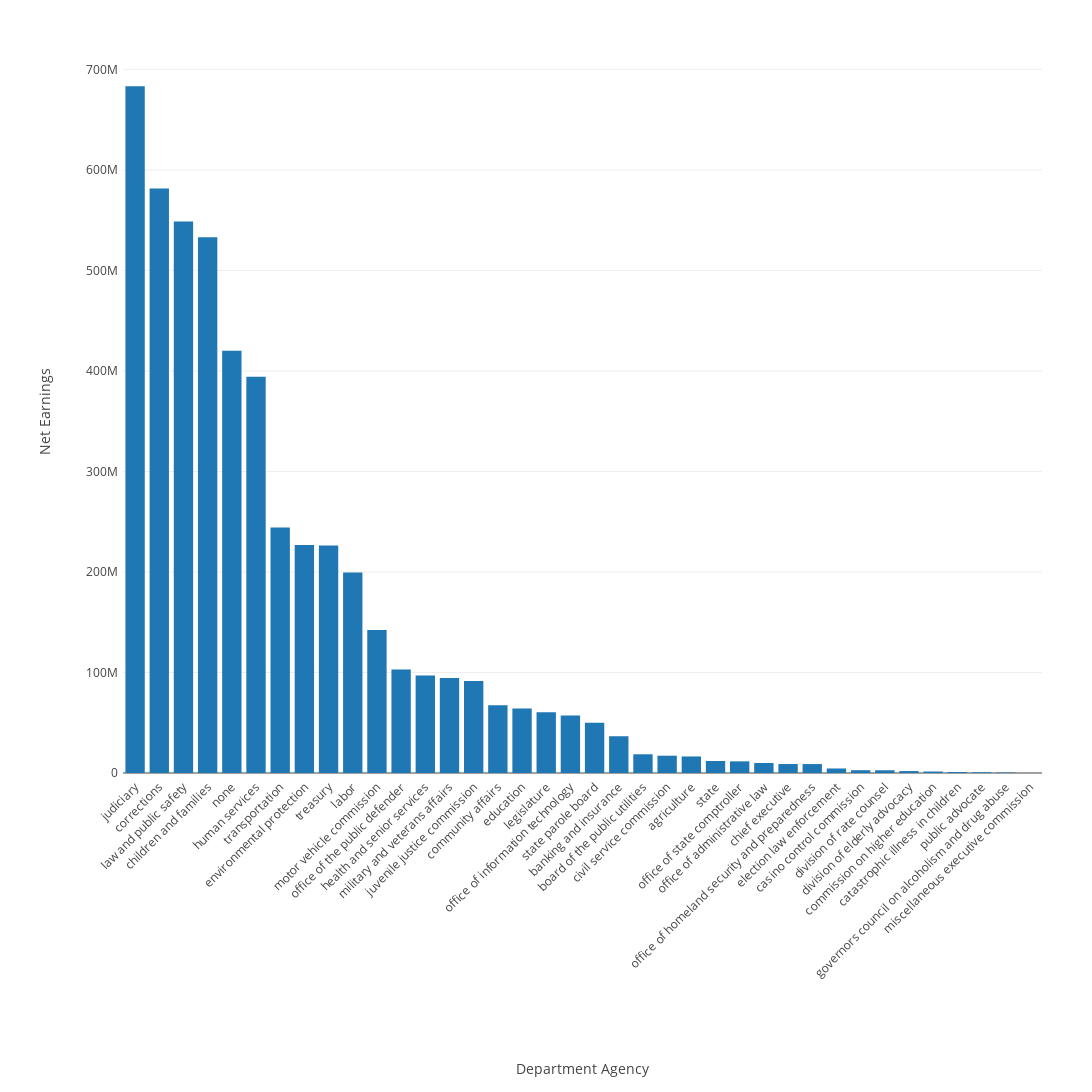

The notebook cell this image was saved under:
### Code cell
init_notebook_mode(connected=True)
data = [go.Bar(
            x=a.index,
            y=a['master_ytd_earnings']
    )]
layout = go.Layout(
    autosize=False,
    width=2000,
    height=1200,
    xaxis=dict(
        title = ''.join(['Department Agency'] + [u'\xa0'] * 20 + [u'\n\xa0'] * 10),
        tickangle=-45,
        tickprefix= u'\xa0' * 30 + '\n' * 10,
        automargin=True
    ),
    yaxis=dict(
        title = 'Net Earnings',
        tickprefix= ' ' * 10,
        automargin=True
    ),
    margin=go.layout.Margin(
        l=100,
        r=50,
        b=250,
        t=50,
        pad=4
    ),
    barmode='group',
)
fig = go.Figure(data=data, layout=layout)
iplot(fig)

### Figure 1 — Plotly figure (JSON) as saved in the notebook; plotly's stock layout.template omitted (floating-point values rounded to 4 significant figures)
{"data": [{"type": "bar", "uid": "24c1b8fd-0fb1-4abb-a2b4-a43c8b5925a1", "x": ["judiciary", "corrections", "law and public safety", "children and families", "none", "human services", "transportation", "environmental protection", "treasury", "labor", "motor vehicle commission", "office of the public defender", "health and senior services", "military and veterans affairs", "juvenile justice commission", "community affairs", "education", "legislature", "office of information technology", "state parole board", "banking and insurance", "board of the public utilities", "civil service commission", "agriculture", "state", "office of state comptroller", "office of administrative law", "chief executive", "office of homeland security and preparedness", "election law enforcement", "casino control commission", "division of rate counsel", "division of elderly advocacy", "commission on higher education", "catastrophic illness in children", "public advocate", "governors council on alcoholism and drug abuse", "miscellaneous executive commission"], "y": [683400000.0, 581500000.0, 548700000.0, 533100000.0, 420100000.0, 394200000.0, 244200000.0, 226900000.0, 226300000.0, 199500000.0, 142200000.0, 102900000.0, 96990000.0, 94620000.0, 91590000.0, 67420000.0, 64180000.0, 60530000.0, 57110000.0, 50060000.0, 36570000.0, 18620000.0, 17200000.0, 16450000.0, 11940000.0, 11590000.0, 9980000.0, 8929000.0, 8894000.0, 4496000.0, 2774000.0, 2724000.0, 1927000.0, 1486000.0, 1009000.0, 733500.0, 491200.0, 60620.0]}], "layout": {"autosize": false, "barmode": "group", "height": 1200, "margin": {"b": 250, "l": 100, "pad": 4, "r": 50, "t": 50}, "width": 2000, "xaxis": {"automargin": true, "autorange": true, "range": [-0.5, 37.5], "showspikes": false, "tickangle": -45, "tickprefix": "                              \n\n\n\n\n\n\n\n\n\n", "title": {"text": "Department Agency                    \n \n \n \n \n \n \n \n \n \n "}, "type": "category"}, "yaxis": {"automargin": true, "autorange": true, "range": [0, 719300000.0], "showspikes": false, "tickprefix": "          ", "title": {"text": "Net Earnings"}, "type": "linear"}}}
